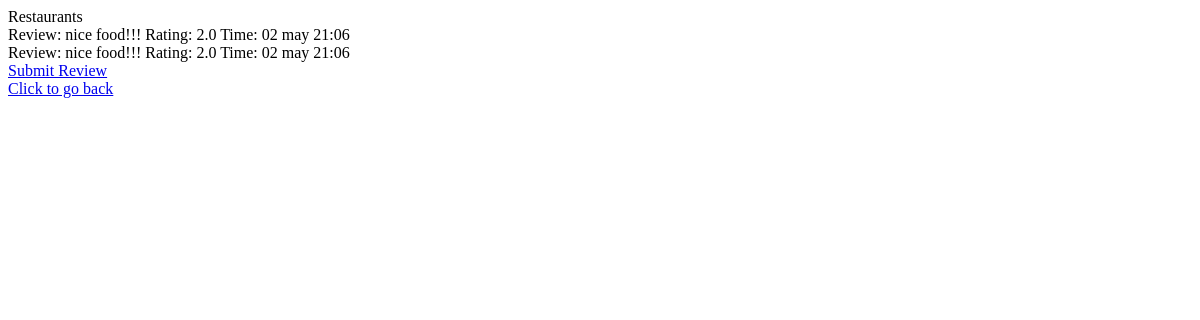
The app's page /category/3/detail, older data.
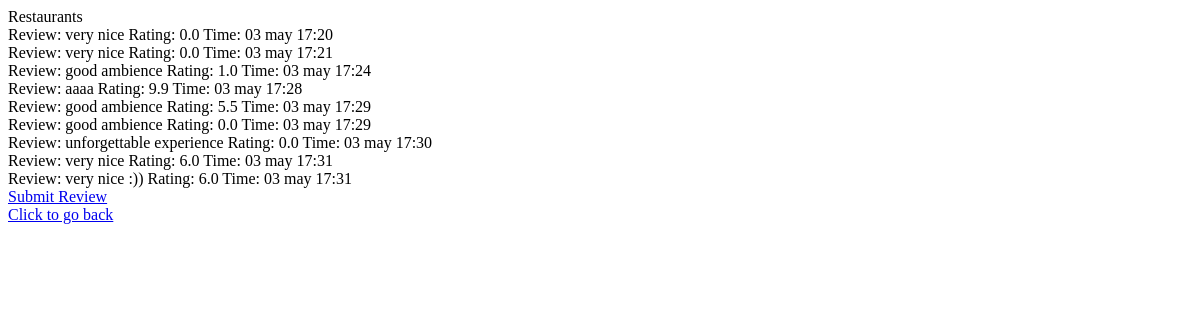
The same page, newer data.
### reviews/models.py (models this page shows, shortened)
class Review (models.Model):
    restaurant= models.ForeignKey(Restaurant, on_delete=models.CASCADE)
    description= models.CharField(max_length=2000)
    rating = models.DecimalField(default=0.0,max_digits=2, decimal_places=1, validators=[ MaxValueValidator(5.0),MinValueValidator(0.1)])
    reviewInputDateTime= models.DateTimeField('date published', auto_now=False, auto_now_add=True)

### reviews/views.py (the view)
# urls.py: path("category/<int:restaurant_id>/detail", views.rest_detail, name="rest_detail"),
def rest_detail(request, restaurant_id):
    r= Restaurant.objects.get(pk=restaurant_id)
    context = {
        "reviews" : Review.objects.filter(restaurant=r),
        "restaurant" : r
    }
    return render(request, "rest_detail.html", context)

### reviews/templates/rest_detail.html (shortened to what this page needs)
<!doctype html>
<html lang="en">
<head>
    {% load static %}
</head>
<body>
    {% block body %}
    {% for review in reviews %}
    <div id="review">
        Review:
        {{review.description}}
        Rating:
        {{review.rating}}
        Time:
        {{review.reviewInputDateTime|date:'d b H:i'}}
    </div>
    {% empty %}
    <li>
        No Review
    </li>
    {% endfor %}
    <a href="{% url 'review' restaurant.id %}"> Submit Review </a>
    <div>
        <a href="{% url 'index' %}"> Click to go back</a>
    </div>
    {% endblock %}
</body>
</html>

Row changes from the older to the newer data that the page shows:
no longer on this page (row edited): Review: description "nice food!!!", rating "2.0", reviewInputDateTime "02 may 21:06"
removed Review: description "nice food!!!", rating "2.0", reviewInputDateTime "02 may 21:06"
added Review: description "very nice", rating "0.0", reviewInputDateTime "03 may 17:20"
added Review: description "very nice", rating "0.0", reviewInputDateTime "03 may 17:21"
added Review: description "good ambience", rating "1.0", reviewInputDateTime "03 may 17:24"
added Review: description "aaaa", rating "9.9", reviewInputDateTime "03 may 17:28"
added Review: description "good ambience", rating "5.5", reviewInputDateTime "03 may 17:29"
added Review: description "good ambience", rating "0.0", reviewInputDateTime "03 may 17:29"
added Review: description "unforgettable experience", rating "0.0", reviewInputDateTime "03 may 17:30"
added Review: description "very nice", rating "6.0", reviewInputDateTime "03 may 17:31"
added Review: description "very nice :))", rating "6.0", reviewInputDateTime "03 may 17:31"
